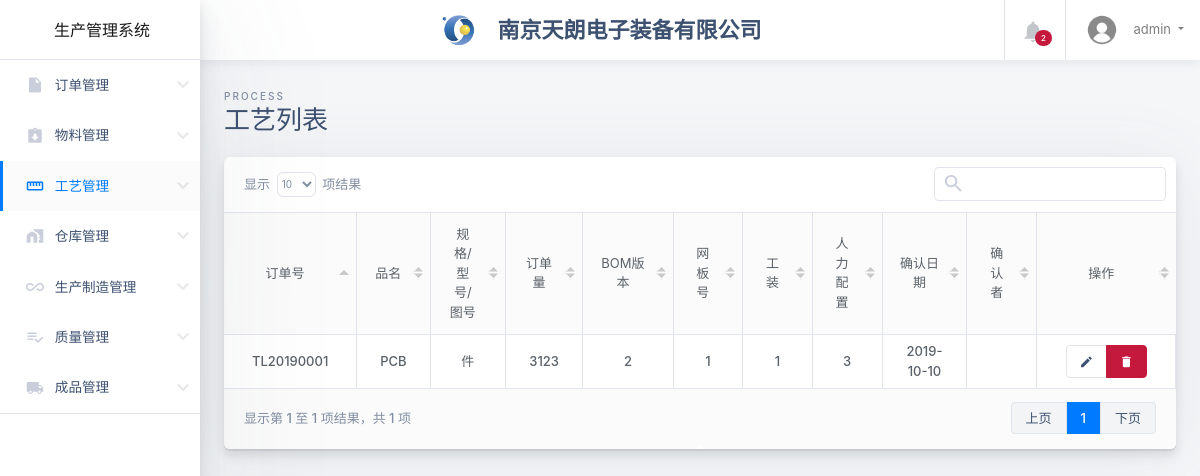
The app's page /process.php (signed in) with its own data.
### tables this page shows
CREATE TABLE `process` (
  `order_id` varchar(20) NOT NULL COMMENT '订单号',
  `bom` varchar(10) DEFAULT NULL COMMENT 'bom版本',
  `stencil` varchar(20) DEFAULT NULL COMMENT '网板号',
  `tooling` varchar(20) DEFAULT NULL COMMENT '工装',
  `personal_allocation` varchar(20) DEFAULT NULL COMMENT '人力配置',
  `process_confirmation_data` date DEFAULT NULL COMMENT '确认日期',
  `process_confirmor` varchar(20) DEFAULT NULL COMMENT '确认者'
);

CREATE TABLE `orders` (
  `order_id` varchar(20) NOT NULL,
  `order_name` varchar(20) DEFAULT NULL,
  `order_type` varchar(20) DEFAULT NULL,
  `order_volume` varchar(20) DEFAULT NULL,
  `order_client` varchar(20) DEFAULT NULL,
  `order_start` date DEFAULT NULL,
  `order_end` date DEFAULT NULL
);

### process.php (the view, shortened to what this page needs)
<!DOCTYPE html>
<html class="no-js h-100" lang="zh-CN">
<head>
  <?php include('head.php') ?>
</head>
<body class="h-100">
  <div class="container-fluid ">
    <div class="row">
      <?php include('sidebar.php') ?>
      <main class="main-content col-lg-10 col-md-9 col-sm-12 p-0 offset-lg-2 offset-md-3">
        <div class="main-navbar sticky-top bg-white">
          <?php include('navbar.php') ?>
        </div>
        <div class="main-content-container container-fluid px-4 mb-4">
          <div class="page-header row no-gutters py-4">
            <div class="col-12 col-sm-6 text-center text-sm-left mb-4 mb-sm-0">
              <span class="text-uppercase page-subtitle">process</span>
              <h3 class="page-title">工艺列表</h3>
            </div>
          </div>
          <table class="transaction-history d-none">
            <thead>
			<tr>
                <th>订单号</th>
                <th>品名</th>
                <th>规格/型号/图号</th>
                <th>订单量</th>
                <th>BOM版本</th>
                <th>网板号</th>
                <th>工装</th>
                <th>人力配置</th>
                <th>确认日期</th>
                <th>确认者</th>
                <th>操作</th>
            </tr>
            </thead>
            <tbody>
              <?php
              require_once('conn.php');
              $sql="select * from process,orders where orders.order_id=process.order_id";
              $result=mysqli_query($conn,$sql);
              $loginNum=mysqli_num_rows($result);
              for($i=0; $i<$loginNum; $i++){
                $row = mysqli_fetch_assoc($result);
                echo "<tr>";
                echo "<td>{$row['order_id']}</td>";
                echo "<td>{$row['order_name']}</td>";
                echo "<td>{$row['order_type']}</td>";
                echo "<td>{$row['order_volume']}</td>";
                echo "<td>{$row['bom']}</td>";
                echo "<td>{$row['stencil']}</td>";
                echo "<td>{$row['tooling']}</td>";
				echo "<td>{$row['personal_allocation']}</td>";
				echo "<td>{$row['process_confirmation_data']}</td>";
                echo "<td>{$row['process_confirmor']}</td>";
                echo "<td>
                <div class='btn-group btn-group-sm' role='group' aria-label='Table row actions'>
                <button type='button' class='btn btn-white'>
                <i class='material-icons'>&#xE254;</i>
                </button>
                <button type='button' class='btn btn-danger'>
                <i class='material-icons'>&#xE872;</i>
                </button>
                </div>
                </td>";
                echo "</tr>";
              }
              ?>
            </tbody>
          </table>
        </div>
      </main>
    </div>
  </div>
</body>
</html>

### records on screen
process: orders.order_id "TL20190001", orders.order_name "PCB", orders.order_type "件", orders.order_volume "3123", bom "2", stencil "1", tooling "1", personal_allocation "3", process_confirmation_data "2019-10-10"

### other values on screen
$_SESSION['user'] "admin"
